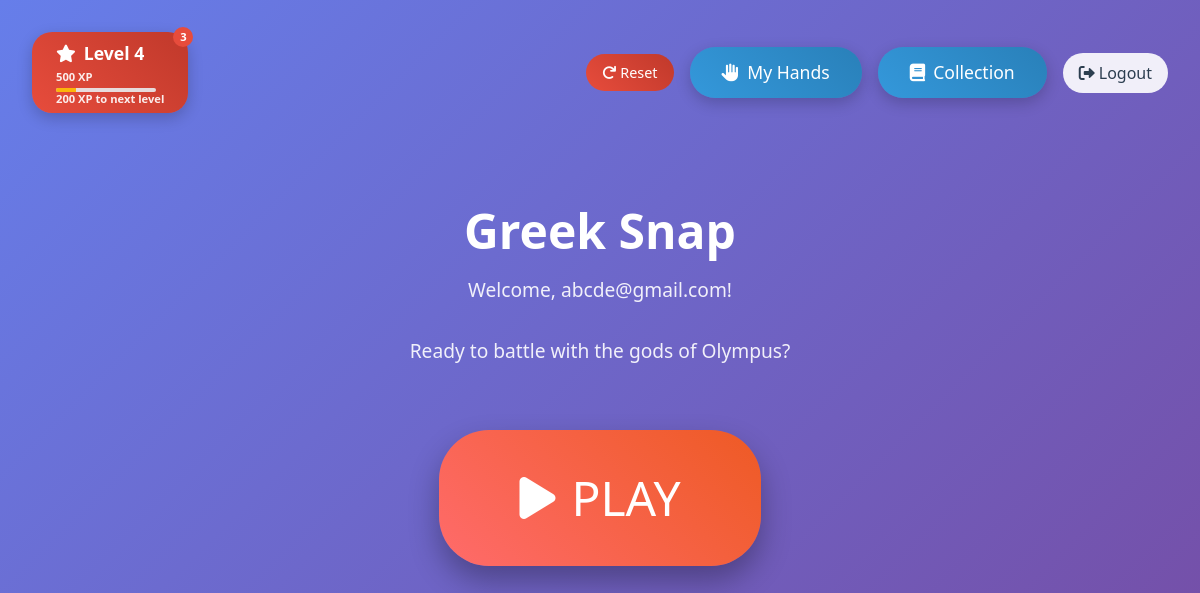
Page / (signed in) on the earlier database version.
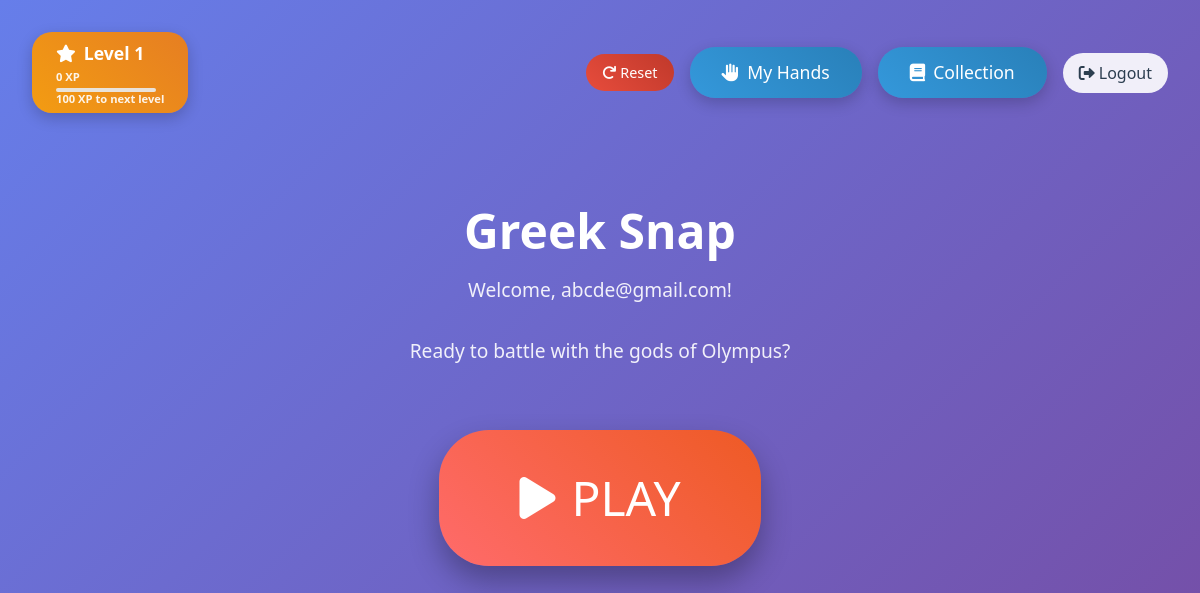
Same page on the later database version.
### main.py (models this page shows)
class User(UserMixin, db.Model):
    __tablename__ = "users"
    id: Mapped[int] = mapped_column(Integer, primary_key=True)
    email: Mapped[str] = mapped_column(String(100), unique=True)
    password: Mapped[str] = mapped_column(String(100))
    date_of_signup: Mapped[Date] = mapped_column(Date)
    xp: Mapped[int] = mapped_column(Integer, default=0)  # XP points
    last_daily_win: Mapped[Date] = mapped_column(Date, nullable=True)  # Track daily win bonus
    misc1: Mapped[str] = mapped_column(String(100), nullable=True)
    misc2: Mapped[str] = mapped_column(String(100), nullable=True)
    misc3: Mapped[str] = mapped_column(String(100), nullable=True)
    collection = relationship("UserCollection", back_populates="user", uselist=False)

### main.py (the view, shortened to what this page needs)
@app.route('/')
def index():
    if current_user.is_authenticated:
        user_level = XPSystem.get_level_from_xp(current_user.xp)
        xp_for_next = XPSystem.get_xp_for_next_level(current_user.xp)
        progress = XPSystem.get_progress_to_next_level(current_user.xp)
        user_collection = UserCollection.query.filter_by(user_id=current_user.id).first()
        if user_collection and user_collection.unlocked_cards is not None:
            unlocked_cards = user_collection.unlocked_cards if isinstance(user_collection.unlocked_cards, list) else []
        else:
            unlocked_cards = []
        pending_rewards = XPSystem.get_pending_rewards(current_user.xp, unlocked_cards)
        from xp_system import LEVEL_REWARDS
        card_id_to_name = {card['id']: card['name'] for card in CHARACTERS}
        return render_template('index.html',
                             user=current_user,
                             level=user_level,
                             xp=current_user.xp,
                             xp_for_next=xp_for_next,
                             progress=progress,
                             pending_rewards=pending_rewards,
                             level_rewards=LEVEL_REWARDS,
                             card_id_to_name=card_id_to_name)

### main.py (called while the page is built)
@login_manager.user_loader
def load_user(user_id):
    return db.get_or_404(User, user_id)

### xp_system.py (called while the page is built)
    @staticmethod
    def get_level_from_xp(xp):
        current_level = 1
        for level, required_xp in LEVEL_XP_REQUIREMENTS.items():
            if xp >= required_xp:
                current_level = level
            else:
                break
        return current_level

    @staticmethod
    def get_xp_for_next_level(current_xp):
        current_level = XPSystem.get_level_from_xp(current_xp)
        next_level = current_level + 1
        if next_level in LEVEL_XP_REQUIREMENTS:
            return LEVEL_XP_REQUIREMENTS[next_level] - current_xp
        else:
            return 0  # Max level reached

    @staticmethod
    def get_progress_to_next_level(current_xp):
        current_level = XPSystem.get_level_from_xp(current_xp)
        next_level = current_level + 1
        if next_level not in LEVEL_XP_REQUIREMENTS:
            return 100  # Max level reached
        current_level_xp = LEVEL_XP_REQUIREMENTS[current_level]
        next_level_xp = LEVEL_XP_REQUIREMENTS[next_level]
        xp_in_current_level = current_xp - current_level_xp
        xp_needed_for_next = next_level_xp - current_level_xp
        return min(100, (xp_in_current_level / xp_needed_for_next) * 100)

    @staticmethod
    def get_pending_rewards(user_xp, unlocked_cards):
        current_level = XPSystem.get_level_from_xp(user_xp)
        pending_rewards = []
        for level in range(1, current_level + 1):
            level_rewards = LEVEL_REWARDS.get(level, [])
            for card_id in level_rewards:
                if card_id not in unlocked_cards:
                    pending_rewards.append({
                        'level': level,
                        'card_id': card_id
                    })
        return pending_rewards

### templates/index.html (shortened to what this page needs)
<!DOCTYPE html>
<html lang="en">
<head>
    <link href="https://cdn.jsdelivr.net/npm/bootstrap@5.3.0/dist/css/bootstrap.min.css" rel="stylesheet">
    <link rel="stylesheet" href="{{ url_for('static', filename='css/style.css') }}">
    <link href="https://cdnjs.cloudflare.com/ajax/libs/font-awesome/6.0.0/css/all.min.css" rel="stylesheet">
</head>
<body>
    <div class="welcome-container">
        {% if user.is_authenticated %}
            <div class="top-bar">
                <div class="level-display {% if pending_rewards %}has-rewards{% endif %}"
                     onclick="showLevelRewards()"
                     style="position: relative;">
                    <i class="fas fa-star me-2"></i>Level {{ level }}
                    {% if pending_rewards %}
                        <div class="rewards-indicator">{{ pending_rewards|length }}</div>
                    {% endif %}
                    <div class="xp-info">
                        <small>{{ xp }} XP</small>
                        {% if xp_for_next > 0 %}
                            <div class="progress mt-1" style="height: 4px; width: 100px;">
                                <div class="progress-bar bg-warning" style="width: {{ progress }}%"></div>
                            </div>
                            <small>{{ xp_for_next }} XP to next level</small>
                        {% endif %}
                    </div>
                </div>
                <div class="top-controls">
                    <button class="reset-button" onclick="resetUser()" title="Reset all user data">
                        <i class="fas fa-redo me-1"></i>Reset
                    </button>
                    <a href="{{ url_for('create_hand') }}" class="collection-button">
                        <i class="fas fa-hand-paper me-2"></i>My Hands
                    </a>
                    <a href="{{ url_for('collection') }}" class="collection-button">
                        <i class="fas fa-book me-2"></i>Collection
                    </a>
                    <a href="{{ url_for('logout') }}" class="logout-button">
                        <i class="fas fa-sign-out-alt me-1"></i>Logout
                    </a>
                </div>
            </div>
            <div class="welcome-card">
                <h1 class="game-title">Greek Snap</h1>
                <p class="game-subtitle">Welcome, {{ user.email }}!</p>
                <p class="game-subtitle">Ready to battle with the gods of Olympus?</p>
                <a href="{{ url_for('game') }}" class="big-play-button">
                    <i class="fas fa-play me-3"></i>PLAY
                </a>
            </div>
        {% endif %}
    </div>
</body>
</html>

### static/css/style.css (style rules this page uses)
body { background: #f8f9fa; min-height: 100vh; color: #333; }

### templates/index.html (style rules this page uses)
.welcome-container { min-height: 100vh; display: flex; align-items: center; justify-content: center; background: linear-gradient(135deg, #667eea 0%, #764ba2 100%); }
.welcome-card { text-align: center; }
.big-play-button { background: linear-gradient(45deg, #ff6b6b, #ee5a24); border: none; padding: 2rem 5rem; font-size: 3rem; border-radius: 50px; color: white; text-decoration: none; display: inline-block; transition: all 0.3s ease; box-shadow: 0 15px 30px rgba(0, 0, 0, 0.3); margin: 2rem 0; }
.collection-button { background: linear-gradient(45deg, #3498db, #2980b9); border: none; padding: 0.75rem 2rem; font-size: 1.1rem; border-radius: 25px; color: white; text-decoration: none; display: inline-block; transition: all 0.3s ease; box-shadow: 0 5px 15px rgba(0, 0, 0, 0.2); }
.game-title { color: white; font-size: 3rem; font-weight: bold; margin-bottom: 1rem; }
.game-subtitle { color: rgba(255, 255, 255, 0.9); font-size: 1.2rem; margin-bottom: 2rem; }
.level-display { background: linear-gradient(45deg, #f39c12, #e67e22); color: white; padding: 0.5rem 1.5rem; border-radius: 20px; font-weight: bold; font-size: 1.1rem; box-shadow: 0 5px 15px rgba(0, 0, 0, 0.2); cursor: pointer; transition: all 0.3s ease; }
.xp-info { margin-top: 0.25rem; font-size: 0.8rem; opacity: 0.9; }
.xp-info small { display: block; line-height: 1.2; }
.top-bar { position: absolute; top: 2rem; left: 2rem; right: 2rem; display: flex; justify-content: space-between; align-items: center; }
.logout-button { background: rgba(255, 255, 255, 0.9); border: none; padding: 0.5rem 1rem; border-radius: 20px; color: #2c3e50; text-decoration: none; transition: all 0.3s ease; }
.top-controls { display: flex; align-items: center; gap: 1rem; }
.reset-button { background: linear-gradient(45deg, #e74c3c, #c0392b); border: none; padding: 0.5rem 1rem; border-radius: 20px; color: white; text-decoration: none; transition: all 0.3s ease; font-size: 0.9rem; cursor: pointer; }

Differences in the rows shown:
changed User "abcde@gmail.com": xp "500" → (not shown)
Other differences:
{{ level }}: "4" → "1"
{{ xp }}: (not shown) → "0"
{{ xp_for_next }}: "200" → "100"
{{ pending_rewards|length }}: "3" → (not shown)
